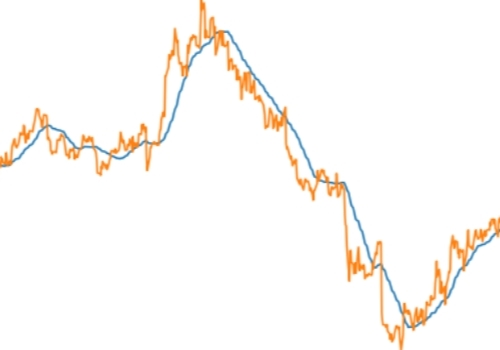
#> input picture __data/image/img1.jpg, 500 x 350 px
$ jupyter execute 'Merge Image.ipynb'
#> lines starting #> are read from the running program, lines starting #| are printed output that depends on the picture
<div style="direction:rtl;text-align:center"></div>
<h1><div style="direction:rtl;text-align:center">Open CV</div></h1>

[cell 1]
import cv2

[cell 2]
# Load
img1 = cv2.imread('__data/image/img1.jpg', -1)
#> img1 is the input picture: shape (350, 500, 3); mean B, G, R 246.7, 249.8, 252.5
img2 = cv2.imread('__data/image/img2.jpg', -1)
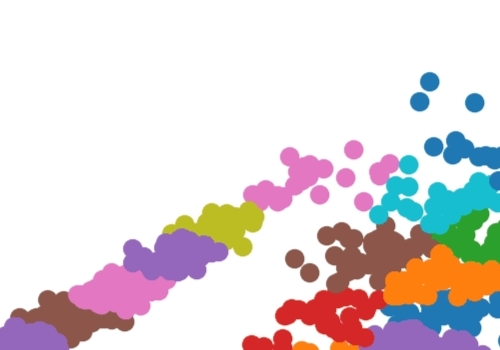
#> input picture __data/image/img2.jpg, 500 x 350 px
#> img2 is the input picture: shape (350, 500, 3); mean B, G, R 218, 216.3, 225.2

# Merge Image
add1 = img1 + img2
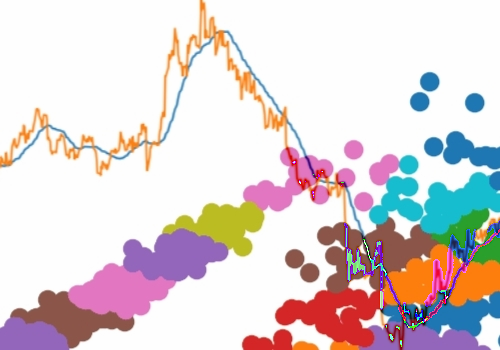
#> add1: shape (350, 500, 3); mean B, G, R 212.5, 210.9, 222.3
add2 = cv2.add(img1, img2)
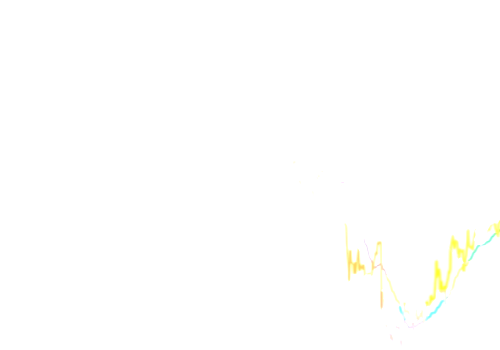
#> add2: shape (350, 500, 3); mean B, G, R 254, 254.9, 254.9
add3 = cv2.addWeighted(img1, 0.7, img2, 0.4, 0)
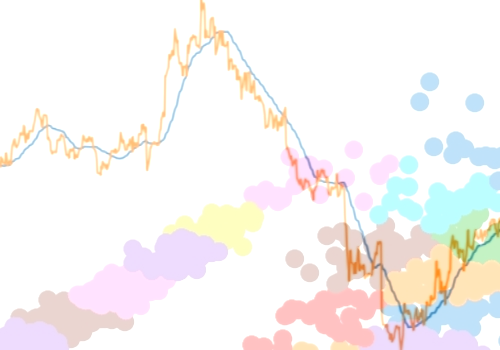
#> add3: shape (350, 500, 3); mean B, G, R 242.8, 244.4, 248

# Show
cv2.imshow('img1',img1)
cv2.imshow('img2',img2)

cv2.imshow('add1',add1)
cv2.imshow('add2',add2)
cv2.imshow('add3',add3)

# Close
cv2.waitKey(0)
cv2.destroyAllWindows()
